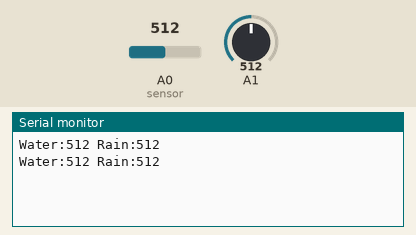
Bench run of a sketch on a simulated Arduino Uno, built with avr-gcc and run on an emulated ATmega328P. Parts: the last lines printed to the serial monitor. The inputs (shaded band) are chosen by the test bench; at power-on: A0 (sensor) = 512, A1 = 512.

Above: at 5.8 s.
5.9 s: A0 (sensor) set to 716
At 11.5 s:
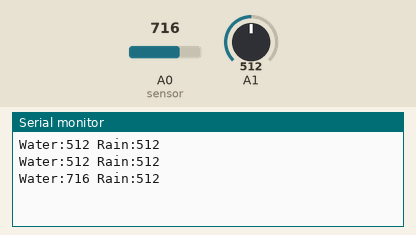
11.9 s: A1 set to 716
At 15.3 s:
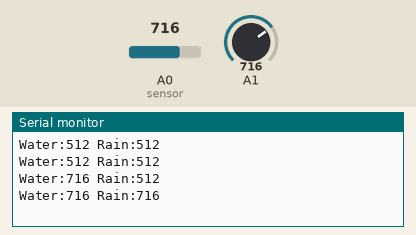
17.9 s: A0 (sensor) set to 900
At 20.4 s:
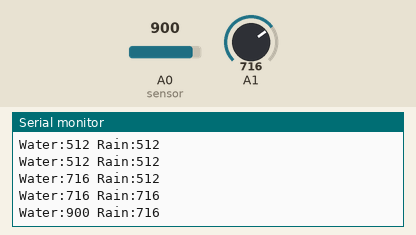
23.9 s: A1 set to 900
At 25.4 s:
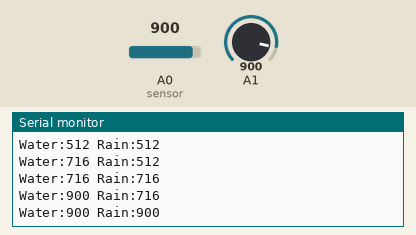
Timing chart, 0 to 26.9 s (numbered marks = the images above; inputs shaded):
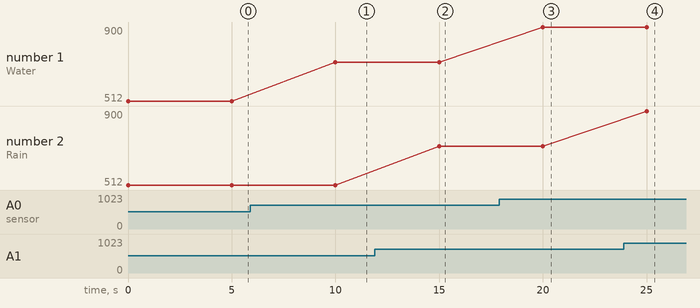

Measured:
- after the input at 5.9 s, the serial monitor: prints a new line after 4.1 s (image 1)
- after the input at 11.9 s, the serial monitor: prints a new line after 3.1 s (image 2)
- after the input at 17.9 s, the serial monitor: prints a new line after 2.1 s (image 3)
- after the input at 23.9 s, the serial monitor: prints a new line after 1.1 s (image 4)
- plotted number 1: 512 → 716 after the input at 5.9 s, 716 → 900 after the input at 17.9 s

The sketch:

esp32_sensor.ino
```cpp
// ESP32 + Ultrasonic + Rain sensor
void setup() {
  Serial.begin(9600);
}
void loop() {
  int waterLevel = analogRead(A0); // replace with real sensor logic
  int rain = analogRead(A1);
  Serial.print("Water:"); Serial.print(waterLevel);
  Serial.print(" Rain:"); Serial.println(rain);
  delay(5000);
}
```
